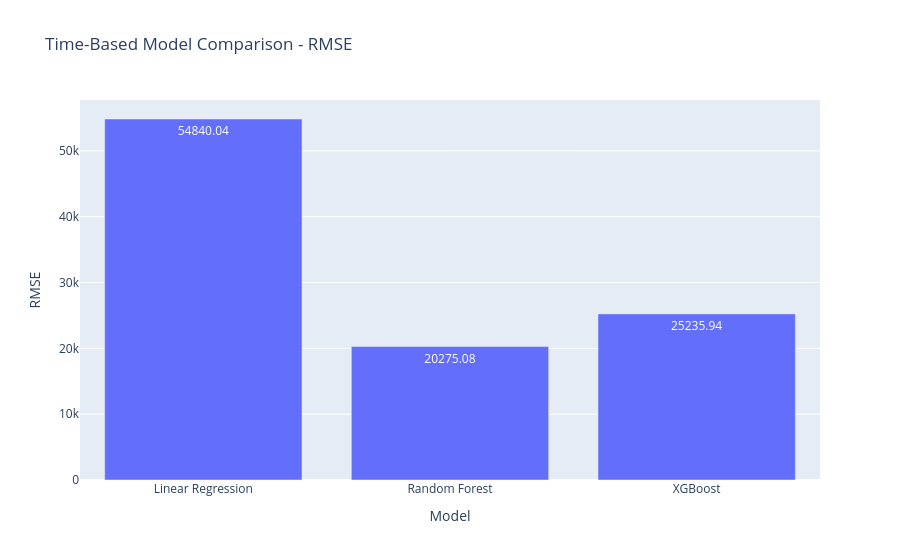

Source (notebook cell):
### Code cell
import plotly.express as px

fig = px.bar(
    time_results,
    x="Model",
    y="RMSE",
    title="Time-Based Model Comparison - RMSE",
    text_auto=".2f"
)

fig.show()

### Figure 1 — Plotly figure (JSON) as saved in the notebook; plotly's stock layout.template omitted (floating-point values rounded to 4 significant figures)
{"data": [{"hovertemplate": "Model=%{x}<br>RMSE=%{y}<extra></extra>", "legendgroup": "", "marker": {"color": "#636efa", "pattern": {"shape": ""}}, "name": "", "orientation": "v", "showlegend": false, "textposition": "auto", "texttemplate": "%{y:.2f}", "type": "bar", "x": ["Linear Regression", "Random Forest", "XGBoost"], "xaxis": "x", "y": [54840.0, 20280.0, 25240.0], "yaxis": "y"}], "layout": {"barmode": "relative", "legend": {"tracegroupgap": 0}, "title": {"text": "Time-Based Model Comparison - RMSE"}, "xaxis": {"anchor": "y", "domain": [0, 1], "title": {"text": "Model"}}, "yaxis": {"anchor": "x", "domain": [0, 1], "title": {"text": "RMSE"}}}}
